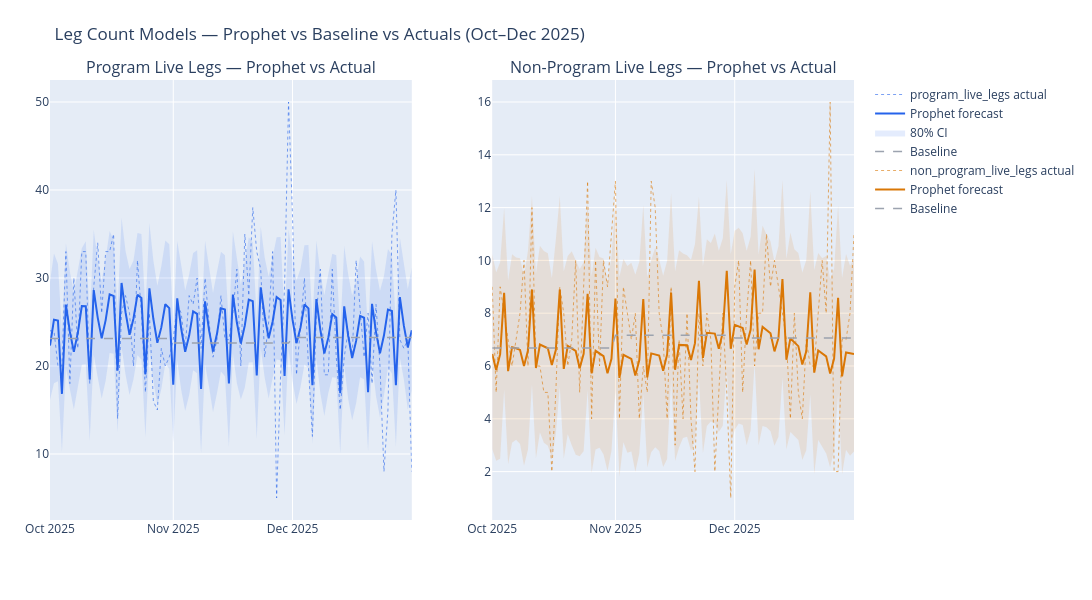

Here is the notebook cell this chart was saved with:
### Code cell
val_dates = df_val["dep_date"].to_list()

fig = make_subplots(rows=1, cols=2, subplot_titles=[
    f"Program Live Legs — Prophet vs Actual",
    f"Non-Program Live Legs — Prophet vs Actual"
])

plot_data = [
    ("program_live_legs",     prog_pred,    fc_prog_val,    "#2563eb"),
    ("non_program_live_legs", nonprog_pred, fc_nonprog_val, "#d97706"),
]

for idx, (col, pred, fc_val_df, color) in enumerate(plot_data):
    actual = df_val[col].to_list()

    # actuals
    fig.add_trace(go.Scatter(
        x=val_dates, y=actual,
        mode="lines", name=f"{col} actual",
        line=dict(color=color, width=1, dash="dot"), opacity=0.6
    ), row=1, col=idx+1)

    # prophet forecast
    fig.add_trace(go.Scatter(
        x=val_dates, y=pred.tolist(),
        mode="lines", name="Prophet forecast",
        line=dict(color=color, width=2)
    ), row=1, col=idx+1)

    # 80% CI
    fig.add_trace(go.Scatter(
        x=val_dates + val_dates[::-1],
        y=list(np.clip(fc_val_df["yhat_upper"].values, 0, None)) +
          list(np.clip(fc_val_df["yhat_lower"].values, 0, None))[::-1],
        fill="toself",
        fillcolor=f"rgba(37,99,235,0.12)" if idx==0 else "rgba(217,119,6,0.12)",
        line=dict(width=0), name="80% CI", showlegend=(idx==0)
    ), row=1, col=idx+1)

    # baseline
    bl_vals = (
        df_val
        .with_columns(pl.col("dep_date").dt.month().alias("month"))
        .join(monthly_means_legs, on="month")
        .select(f"{col}_baseline").to_series().to_list()
    )
    fig.add_trace(go.Scatter(
        x=val_dates, y=bl_vals,
        mode="lines", name="Baseline",
        line=dict(color="#9ca3af", width=1.5, dash="dash")
    ), row=1, col=idx+1)

fig.update_layout(
    title="Leg Count Models — Prophet vs Baseline vs Actuals (Oct–Dec 2025)",
    height=600, width=1200,
    margin=dict(l=50, r=50, t=80, b=80)
)
fig.show()
